Frame 1 (no input): blank canvas, image omitted
Frame 60 (no input): blank canvas, image omitted
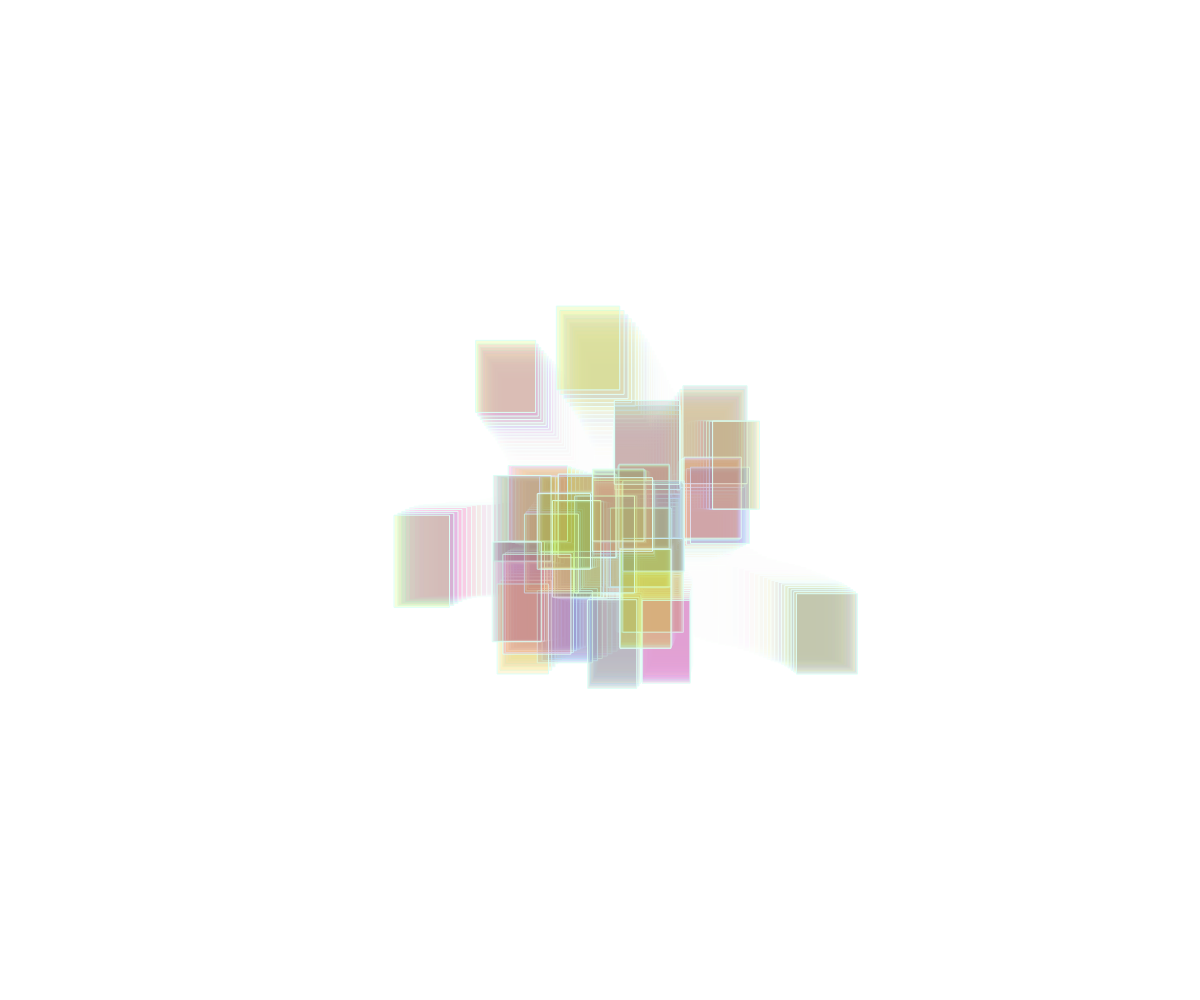
Frame 120 (the mouse pressed at the canvas centre since frame 60)

The p5.js sketch whose frames 1 and 60 were blank and that drew this single picture after the mouse press (run headless with seeded random() and noise() and a simulated clock; from frame 60 on, the mouse is pressed at the canvas centre):

// p5.js sketch
// ── sketch.js
let colors = ['#bced0925','#4c5b5c20','#2f52e021','#f9cb402e','#f940b52e']
let part =[];

function setup() {
  createCanvas(windowWidth, windowHeight);
  background(255);

}

function mousePressed(){
  for(let i=0; i<30; i++){
    part.push(new Particle(mouseX, mouseY));
  }
}


function draw() {
  background(255,40);
  for(let i=0; i<part.length; i ++){
    let p=part[i];
    if(p.isDone()){
      part.splice(i,1);
    } else{
    p.show();
    p.update();
  }} 
 
}

class Particle {
  constructor(x,y){
this.x = x;
this.y = y;
this.dx = 0;
this.dy = 0;
this.d = random(70,100);
this.d2 = random(70,100);


  }
  show() {
    
    stroke('#DCFFF6');
    fill(random(colors));
    rect(this.x, this.y, this.d,this.d2);
  }
  update() {


  this.x+=this.dx;
  this.y+=this.dy;
  this.d*=random(0.987,0.999);
  
 
  this.dx += random(-0.5,0.5);
  this.dy += random(-0.5,0.5);


}
    isDone() {
    if (this.x>width||this.x<0||this.y>height||this.y<0){
      return true;
    } else {
      return false;
    }

  }
}
